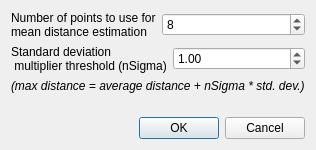
<?xml version="1.0" encoding="UTF-8"?>
<ui version="4.0">
 <class>StatisticalOutliersRemoverDlg</class>
 <widget class="QDialog" name="StatisticalOutliersRemoverDlg">
  <property name="geometry">
   <rect>
    <x>0</x>
    <y>0</y>
    <width>300</width>
    <height>150</height>
   </rect>
  </property>
  <property name="windowTitle">
   <string>Statistical Outliers Removal</string>
  </property>
  <property name="windowIcon">
   <iconset resource="../../../qPCL.qrc">
    <normaloff>:/toolbar/PclAlgorithms/icons/sor_outlier_remover.png</normaloff>:/toolbar/PclAlgorithms/icons/sor_outlier_remover.png</iconset>
  </property>
  <layout class="QVBoxLayout" name="verticalLayout">
   <item>
    <layout class="QHBoxLayout" name="horizontalLayout">
     <item>
      <widget class="QLabel" name="label">
       <property name="text">
        <string>Number of points to use for 
mean distance estimation</string>
       </property>
      </widget>
     </item>
     <item>
      <widget class="QSpinBox" name="spinK">
       <property name="minimum">
        <number>0</number>
       </property>
       <property name="maximum">
        <number>1000</number>
       </property>
       <property name="value">
        <number>8</number>
       </property>
      </widget>
     </item>
    </layout>
   </item>
   <item>
    <layout class="QHBoxLayout" name="horizontalLayout_2">
     <item>
      <widget class="QLabel" name="label_2">
       <property name="text">
        <string>Standard deviation
 multiplier threshold (nSigma)</string>
       </property>
      </widget>
     </item>
     <item>
      <widget class="QDoubleSpinBox" name="spinStd">
       <property name="decimals">
        <number>2</number>
       </property>
       <property name="value">
        <double>1.000000000000000</double>
       </property>
      </widget>
     </item>
    </layout>
   </item>
   <item>
    <widget class="QLabel" name="label_3">
     <property name="font">
      <font>
       <italic>true</italic>
      </font>
     </property>
     <property name="text">
      <string>(max distance = average distance + nSigma * std. dev.)</string>
     </property>
    </widget>
   </item>
   <item>
    <spacer name="verticalSpacer">
     <property name="orientation">
      <enum>Qt::Vertical</enum>
     </property>
     <property name="sizeHint" stdset="0">
      <size>
       <width>20</width>
       <height>40</height>
      </size>
     </property>
    </spacer>
   </item>
   <item>
    <widget class="QDialogButtonBox" name="buttonBox">
     <property name="orientation">
      <enum>Qt::Horizontal</enum>
     </property>
     <property name="standardButtons">
      <set>QDialogButtonBox::Cancel|QDialogButtonBox::Ok</set>
     </property>
    </widget>
   </item>
  </layout>
 </widget>
 <resources>
  <include location="../../../qPCL.qrc"/>
 </resources>
 <connections>
  <connection>
   <sender>buttonBox</sender>
   <signal>accepted()</signal>
   <receiver>StatisticalOutliersRemoverDlg</receiver>
   <slot>accept()</slot>
   <hints>
    <hint type="sourcelabel">
     <x>9</x>
     <y>83</y>
    </hint>
    <hint type="destinationlabel">
     <x>215</x>
     <y>92</y>
    </hint>
   </hints>
  </connection>
  <connection>
   <sender>buttonBox</sender>
   <signal>rejected()</signal>
   <receiver>StatisticalOutliersRemoverDlg</receiver>
   <slot>reject()</slot>
   <hints>
    <hint type="sourcelabel">
     <x>9</x>
     <y>83</y>
    </hint>
    <hint type="destinationlabel">
     <x>132</x>
     <y>92</y>
    </hint>
   </hints>
  </connection>
 </connections>
</ui>
